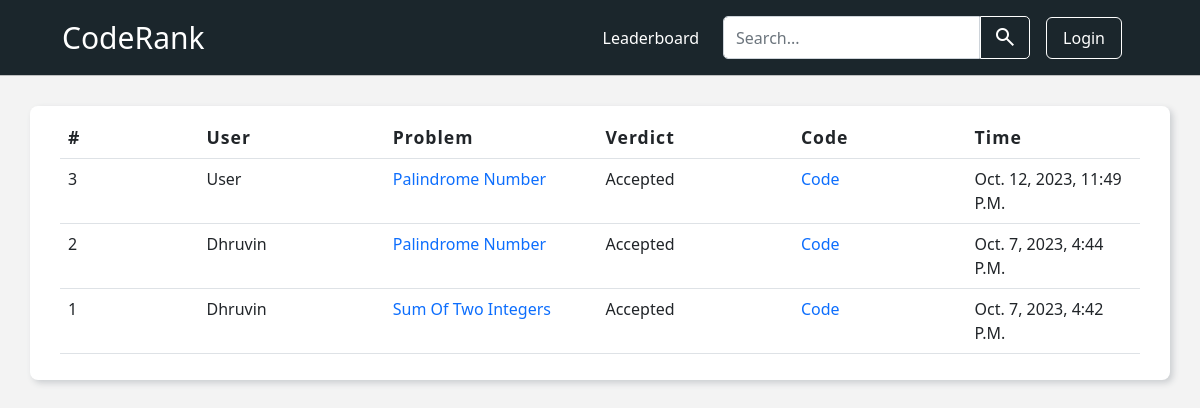
Page /leaderboard/ on the committed database.
### base/models.py (models this page shows, shortened)
class Solution(models.Model):
    curr_user = models.CharField(max_length=100, null=True)
    problem = models.ForeignKey(Problem, on_delete=models.CASCADE)
    verdict = models.CharField(max_length=100)
    submitted_time = models.DateTimeField()
    submitted_code = models.TextField()

class Problem(models.Model):
    name = models.CharField(max_length=100)
    desc = models.TextField()
    topic_tag = models.CharField(max_length=100, null=True)
    difficulty = models.CharField(max_length = 100, null=True)
    status = models.BooleanField(default=False)
    def __str__(self):
        return self.name

### base/views.py (the view)
# urls.py: path('leaderboard/', views.leaderboard, name='leaderboard'),
def leaderboard(request):
    submissions = Solution.objects.all()
    context = {'submissions':submissions}
    return render(request, 'base/leaderboard.html', context)

### base/templates/base/leaderboard.html (shortened to what this page needs)
{% extends 'main.html' %}
{% block content %}
<div class="submissions-page">
    <div class="submissions">
        <table class="table">
            <thead>
                <tr>
                    <th scope="col">#</th>
                    <th scope="col">User</th>
                    <th scope="col">Problem</th>
                    <th scope="col">Verdict</th>
                    <th scope="col">Code</th>
                    <th scope="col">Time</th>
                </tr>
            </thead>
            <tbody>
                {% for submission in submissions reversed%}
                    <tr {% if submission.curr_user == user.username %} style="background-color: #D6EFED;" {% endif %}>
                        <td scope="row"> {{submission.id}} </td>
                        <td scope="row"> {{submission.curr_user}} </td>
                        <td scope="row"> <a href="{% url 'problemPage' submission.problem.id %}">{{submission.problem}}</a> </td>
                        <td scope="row"> {{submission.verdict}} </td>
                        <td scope="row"> <a href="{% url 'codePage' submission.id %}">code</a> </td>
                        <td scope="row"> {{submission.submitted_time}} </td>
                    </tr>
                {% endfor %}
            </tbody>
          </table>
    </div>
</div>
{% endblock content %}

### templates/main.html (style rules this page uses)
body { background-color: #f3f3f3; }

### base/templates/base/leaderboard.html (style rules this page uses)
.submissions-page { padding: 30px; }
.submissions { padding: 10px 30px; background-color: #fff; box-shadow: 3px 3px 6px #cbced1; border-radius: 8px; text-transform: capitalize; }
.table a { text-decoration: none; }
.table thead th { font-size: 1.1rem; letter-spacing: 1px; }
.table th { width: 0% !important; }

### rows in the picture
Solution: id "3", curr_user "User", problem "Palindrome Number", verdict "Accepted", submitted_time "Oct. 12, 2023, 11:49 P.m."
Solution: id "2", curr_user "Dhruvin", problem "Palindrome Number", verdict "Accepted", submitted_time "Oct. 7, 2023, 4:44 P.m."
Solution: id "1", curr_user "Dhruvin", problem "Sum Of Two Integers", verdict "Accepted", submitted_time "Oct. 7, 2023, 4:42 P.m."
